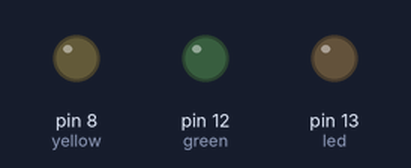
Bench run of a sketch on a simulated Arduino Uno, built with avr-gcc and run on an emulated ATmega328P. On the bench: output pins drawn as LEDs (lit = HIGH).

Above: at 1.0 s.
At 3.0 s:
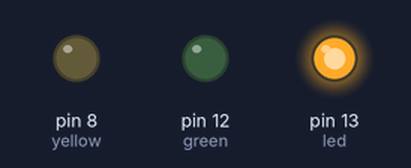
At 7.0 s:
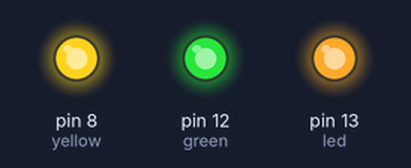
At 9.0 s:
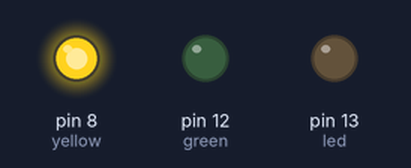
At 11.0 s:
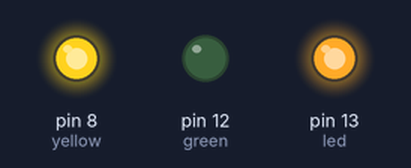
At 13.0 s:
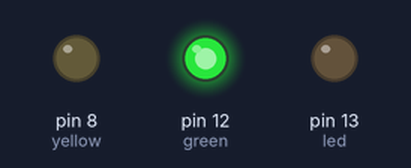
Timing chart, 0 to 15.6 s (numbered marks = the images above):
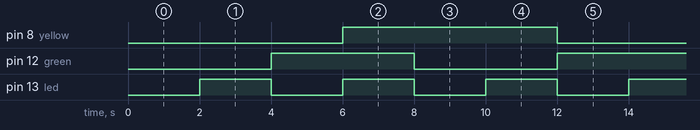

The sketch:

HW2.ino
```cpp
const int led=13;
const int green=12;
const int yellow=8;
unsigned long l1, l2, l3, l4, l5, l6;
unsigned long interval1= 2000;
unsigned long interval2= 4000;
unsigned long interval3= 6000;
int fON =0;
int fON1=0;
int fON2=0;

void setup() {
  // put your setup code here, to run once:
  pinMode(led,OUTPUT);
  pinMode(yellow,OUTPUT);
  pinMode(green,OUTPUT);
  l1=0;
  l3=0;
  l5=0;
}

void loop() {
  // put your main code here, to run repeatedly:
  l2=millis();

  if(l2-l1 >= interval1){
    l1=l2;

    if(!fON){
      fON = HIGH;
    }else{
      fON= LOW;
      }
      digitalWrite(led,fON);
    }
  if(l2-l3 >= interval2){
    l3=l2;

    if(!fON1){
      fON1 = HIGH;
    }else{
      fON1=LOW;
      }
      digitalWrite(green,fON1);
    }


  if(l2-l5 >= interval3){
    l5=l2;

    if(!fON2){
      fON2 = HIGH;
    }else{
      fON2=LOW;
      }
      digitalWrite(yellow,fON2);
    }
 }
```

Measured:
- by itself, pin 8 (yellow): alternates HIGH for 6.0 s and LOW for 6.0 s
- by itself, pin 12 (green): alternates HIGH for 4.0 s and LOW for 4.0 s
- by itself, pin 13 (led): alternates HIGH for 2.0 s and LOW for 2.0 s
